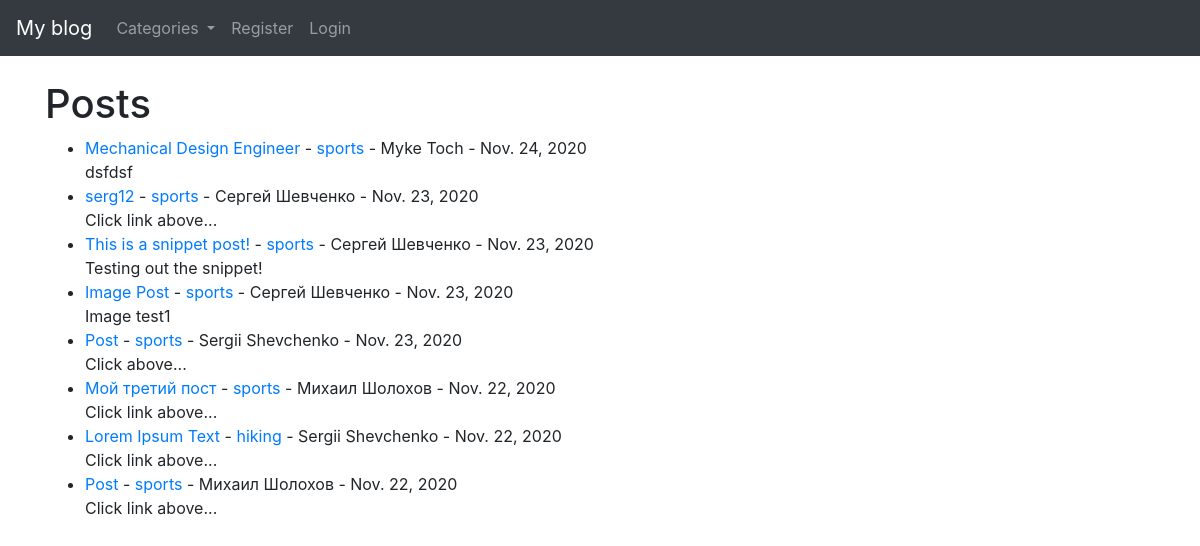
The page / on the database its author committed.
### theblog/models.py (models this page shows, shortened)
class Post(models.Model):
    title = models.CharField(max_length=255)
    header_image = models.ImageField(null=True, blank=True, upload_to="images/")
    title_tag = models.CharField(max_length=255, default="My blog")
    author = models.ForeignKey(User, on_delete=models.CASCADE)
    body = RichTextField(blank=True, null=True)
    post_date = models.DateField(auto_now_add=True)
    category = models.CharField(max_length=255, default='coding')
    snippet = models.CharField(max_length=255)
    likes = models.ManyToManyField(User, related_name='blog_posts')

### theblog/views.py (the view)
# urls.py: path('', HomeView.as_view(), name='home'),
class HomeView(ListView):
    model = Post
    template_name = 'home.html'
    ordering = ['-post_date']
    def get_context_data(self, *args, **kwargs):
        cat_menu = Category.objects.all()
        context = super(HomeView, self).get_context_data(*args, **kwargs)
        context['cat_menu'] = cat_menu
        return context

### theblog/models.py (called while the page is built)
    def __str__(self):
        return self.name

### theblog/templates/home.html (shortened to what this page needs)
{% extends 'base.html'  %}
{% block content %}
    <h1>Posts</h1>
    <ul>
    {% for post in object_list %}
        <li><a href="{% url 'article_detail' post.pk %}">{{ post.title }}</a> -
            <a href="{% url 'category' post.category|slugify %}">{{ post.category }}</a> -
            {{ post.author.first_name }}
            {{ post.author.last_name }} -
            {{ post.post_date }} <br/>
            {{ post.snippet }}
        </li>
    {% endfor %}
    </ul>
{% endblock %}

### rows shown on the page
Post: title "Mechanical Design Engineer", category "sports", author.first_name "Myke", author.last_name "Toch", post_date "Nov. 24, 2020", snippet "dsfdsf"
Post: title "serg12", category "sports", author.first_name "Сергей", author.last_name "Шевченко", post_date "Nov. 23, 2020", snippet "Click link above..."
Post: title "This is a snippet post!", category "sports", author.first_name "Сергей", author.last_name "Шевченко", post_date "Nov. 23, 2020", snippet "Testing out the snippet!"
Post: title "Image Post", category "sports", author.first_name "Сергей", author.last_name "Шевченко", post_date "Nov. 23, 2020", snippet "Image test1"
Post: title "Post", category "sports", author.first_name "Sergii", author.last_name "Shevchenko", post_date "Nov. 23, 2020", snippet "Click above..."
Post: title "Мой третий пост", category "sports", author.first_name "Михаил", author.last_name "Шолохов", post_date "Nov. 22, 2020", snippet "Click link above..."
Post: title "Lorem Ipsum Text", category "hiking", author.first_name "Sergii", author.last_name "Shevchenko", post_date "Nov. 22, 2020", snippet "Click link above..."
Post: title "Post", category "sports", author.first_name "Михаил", author.last_name "Шолохов", post_date "Nov. 22, 2020", snippet "Click link above..."
